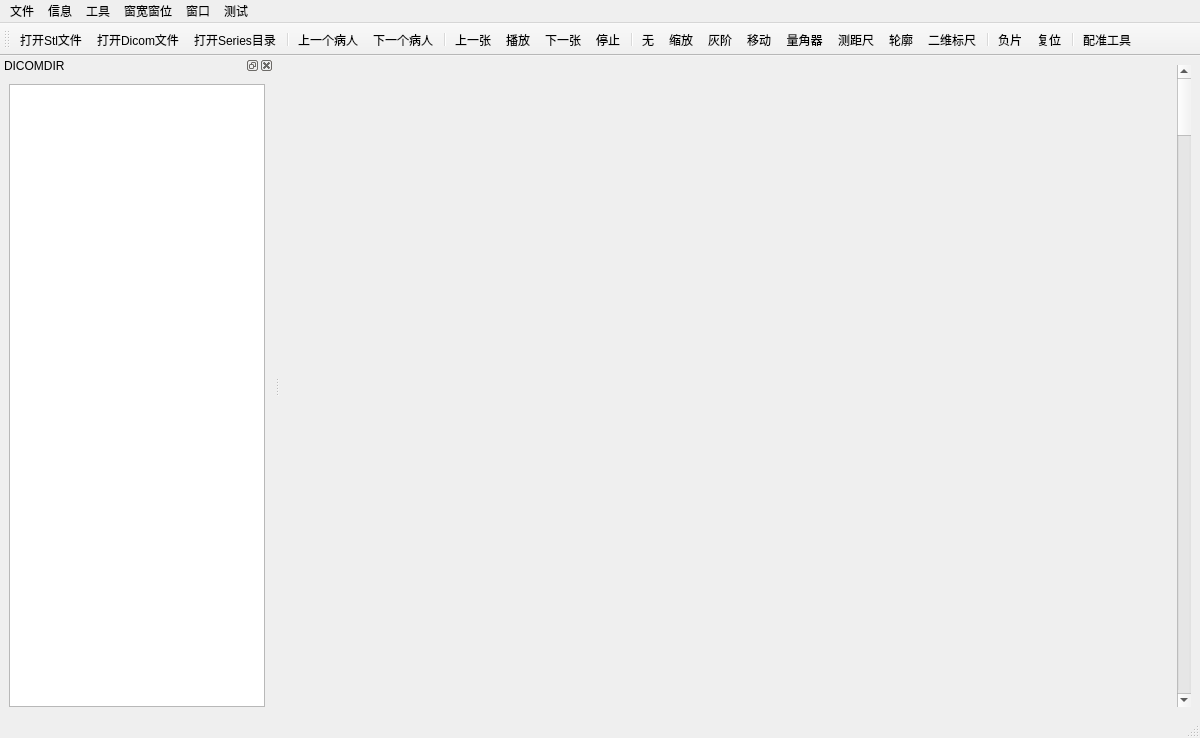
 <widget class="QMainWindow" name="QvtkDicomViewerClass">
  <property name="geometry">
   <rect>
    <x>0</x>
    <y>0</y>
    <width>1200</width>
    <height>738</height>
   </rect>
  </property>
  <property name="minimumSize">
   <size>
    <width>1200</width>
    <height>700</height>
   </size>
  </property>
  <property name="windowTitle">
   <string>Singmedizin</string>
  </property>
  <property name="windowIcon">
   <iconset resource="QvtkDicomViewer.qrc">
    <normaloff>:/QvtkDicomViewer/Resources/Mainlogo.png</normaloff>:/QvtkDicomViewer/Resources/Mainlogo.png</iconset>
  </property>
  <property name="styleSheet">
   <string notr="true"/>
  </property>
  <widget class="QWidget" name="centralWidget">
   <property name="sizePolicy">
    <sizepolicy hsizetype="Expanding" vsizetype="Expanding">
     <horstretch>0</horstretch>
     <verstretch>0</verstretch>
    </sizepolicy>
   </property>
   <layout class="QGridLayout" name="gridLayout">
    <item row="0" column="0">
     <layout class="QHBoxLayout" name="horizontalLayout_2">
      <item>
       <widget class="QVTKWidget" name="qvtkWidget">
        <property name="sizePolicy">
         <sizepolicy hsizetype="Expanding" vsizetype="Expanding">
          <horstretch>0</horstretch>
          <verstretch>0</verstretch>
         </sizepolicy>
        </property>
        <property name="sizeIncrement">
         <size>
          <width>0</width>
          <height>0</height>
         </size>
        </property>
        <property name="baseSize">
         <size>
          <width>0</width>
          <height>0</height>
         </size>
        </property>
       </widget>
      </item>
      <item>
       <widget class="QWidget" name="StlWidget" native="true"/>
      </item>
      <item>
       <widget class="QScrollBar" name="SliceScrollBar">
        <property name="orientation">
         <enum>Qt::Vertical</enum>
        </property>
       </widget>
      </item>
     </layout>
    </item>
   </layout>
  </widget>
  <widget class="QMenuBar" name="menuBar">
   <property name="geometry">
    <rect>
     <x>0</x>
     <y>0</y>
     <width>1200</width>
     <height>23</height>
    </rect>
   </property>
   <widget class="QMenu" name="menu">
    <property name="title">
     <string>文件</string>
    </property>
    <addaction name="action_OpenSeriesFolder"/>
    <addaction name="action_OpenDicomDirFile"/>
    <addaction name="action_OpenDicomFile"/>
    <addaction name="separator"/>
    <addaction name="action_PreviousPatient"/>
    <addaction name="action_LatterPatient"/>
   </widget>
   <widget class="QMenu" name="menu_2">
    <property name="title">
     <string>信息</string>
    </property>
    <addaction name="action_back"/>
    <addaction name="action_next"/>
   </widget>
   <widget class="QMenu" name="menu_3">
    <property name="title">
     <string>工具</string>
    </property>
    <addaction name="action_Pointer"/>
    <addaction name="action_Protractor"/>
    <addaction name="action_Ruler"/>
    <addaction name="action_Contour"/>
    <addaction name="action_BiDimensional"/>
    <addaction name="action_Reset"/>
    <addaction name="action_Zoom"/>
    <addaction name="action_GrayLevel"/>
    <addaction name="action_Move"/>
    <addaction name="action_Play"/>
    <addaction name="action_Stop"/>
    <addaction name="separator"/>
    <addaction name="action_Registration"/>
   </widget>
   <widget class="QMenu" name="menu_4">
    <property name="title">
     <string>窗口</string>
    </property>
    <addaction name="action_SwitchOfProperty"/>
   </widget>
   <widget class="QMenu" name="menu_5">
    <property name="title">
     <string>测试</string>
    </property>
    <addaction name="action_TestEntrance_01"/>
    <addaction name="action_TestEntrance_02"/>
   </widget>
   <widget class="QMenu" name="menu_WindowSizeLevel">
    <property name="title">
     <string>窗宽窗位</string>
    </property>
    <addaction name="action_WindowWL_Default"/>
    <addaction name="action_WindowWL_All"/>
    <addaction name="separator"/>
    <addaction name="action_WindowWL_CT_Abdomen"/>
    <addaction name="action_WindowWL_CT_BloodVessel"/>
    <addaction name="action_WindowWL_CT_Bones"/>
    <addaction name="action_WindowWL_CT_Brain"/>
    <addaction name="action_WindowWL_CT_Medias"/>
    <addaction name="action_WindowWL_CT_Lungs"/>
    <addaction name="separator"/>
    <addaction name="action_Negative"/>
   </widget>
   <addaction name="menu"/>
   <addaction name="menu_2"/>
   <addaction name="menu_3"/>
   <addaction name="menu_WindowSizeLevel"/>
   <addaction name="menu_4"/>
   <addaction name="menu_5"/>
  </widget>
  <widget class="QToolBar" name="mainToolBar">
   <attribute name="toolBarArea">
    <enum>TopToolBarArea</enum>
   </attribute>
   <attribute name="toolBarBreak">
    <bool>false</bool>
   </attribute>
   <addaction name="action_OpenDicomDirFile"/>
   <addaction name="action_OpenDicomFile"/>
   <addaction name="action_OpenSeriesFolder"/>
   <addaction name="separator"/>
   <addaction name="action_PreviousPatient"/>
   <addaction name="action_LatterPatient"/>
   <addaction name="separator"/>
   <addaction name="action_back"/>
   <addaction name="action_Play"/>
   <addaction name="action_next"/>
   <addaction name="action_Stop"/>
   <addaction name="separator"/>
   <addaction name="action_Pointer"/>
   <addaction name="action_Zoom"/>
   <addaction name="action_GrayLevel"/>
   <addaction name="action_Move"/>
   <addaction name="action_Protractor"/>
   <addaction name="action_Ruler"/>
   <addaction name="action_Contour"/>
   <addaction name="action_BiDimensional"/>
   <addaction name="separator"/>
   <addaction name="action_Negative"/>
   <addaction name="action_Reset"/>
   <addaction name="separator"/>
   <addaction name="action_Registration"/>
  </widget>
  <widget class="QStatusBar" name="statusBar"/>
  <widget class="QDockWidget" name="dockWidget_Dir">
   <property name="toolTip">
    <string/>
   </property>
   <property name="windowTitle">
    <string>DICOMDIR</string>
   </property>
   <attribute name="dockWidgetArea">
    <number>1</number>
   </attribute>
   <widget class="QWidget" name="dockWidgetContents">
    <layout class="QHBoxLayout" name="horizontalLayout">
     <item>
      <widget class="QTreeView" name="treeView">
       <property name="contextMenuPolicy">
        <enum>Qt::CustomContextMenu</enum>
       </property>
      </widget>
     </item>
    </layout>
   </widget>
  </widget>
  <action name="action_OpenSeriesFolder">
   <property name="icon">
    <iconset resource="QvtkDicomViewer.qrc">
     <normaloff>:/QvtkDicomViewer/Resources/folder_128px_1207828_easyicon.net.ico</normaloff>:/QvtkDicomViewer/Resources/folder_128px_1207828_easyicon.net.ico</iconset>
   </property>
   <property name="text">
    <string>打开Series目录</string>
   </property>
  </action>
  <action name="action_back">
   <property name="icon">
    <iconset resource="QvtkDicomViewer.qrc">
     <normaloff>:/QvtkDicomViewer/Resources/front_128px_1143868_easyicon.net.ico</normaloff>:/QvtkDicomViewer/Resources/front_128px_1143868_easyicon.net.ico</iconset>
   </property>
   <property name="text">
    <string>上一张</string>
   </property>
  </action>
  <action name="action_next">
   <property name="icon">
    <iconset resource="QvtkDicomViewer.qrc">
     <normaloff>:/QvtkDicomViewer/Resources/next_128px_1143867_easyicon.net.ico</normaloff>:/QvtkDicomViewer/Resources/next_128px_1143867_easyicon.net.ico</iconset>
   </property>
   <property name="text">
    <string>下一张</string>
   </property>
  </action>
  <action name="action_Pointer">
   <property name="checkable">
    <bool>true</bool>
   </property>
   <property name="icon">
    <iconset resource="QvtkDicomViewer.qrc">
     <normaloff>:/QvtkDicomViewer/Resources/mouse_128px_1153948_easyicon.net.ico</normaloff>:/QvtkDicomViewer/Resources/mouse_128px_1153948_easyicon.net.ico</iconset>
   </property>
   <property name="text">
    <string>无</string>
   </property>
  </action>
  <action name="action_Protractor">
   <property name="checkable">
    <bool>true</bool>
   </property>
   <property name="icon">
    <iconset resource="QvtkDicomViewer.qrc">
     <normaloff>:/QvtkDicomViewer/Resources/Angle_Thingy_128px_559411_easyicon.net.ico</normaloff>:/QvtkDicomViewer/Resources/Angle_Thingy_128px_559411_easyicon.net.ico</iconset>
   </property>
   <property name="text">
    <string>量角器</string>
   </property>
  </action>
  <action name="action_Ruler">
   <property name="checkable">
    <bool>true</bool>
   </property>
   <property name="icon">
    <iconset resource="QvtkDicomViewer.qrc">
     <normaloff>:/QvtkDicomViewer/Resources/ruler_128px_1209146_easyicon.net.ico</normaloff>:/QvtkDicomViewer/Resources/ruler_128px_1209146_easyicon.net.ico</iconset>
   </property>
   <property name="text">
    <string>测距尺</string>
   </property>
  </action>
  <action name="action_Contour">
   <property name="checkable">
    <bool>true</bool>
   </property>
   <property name="icon">
    <iconset resource="QvtkDicomViewer.qrc">
     <normaloff>:/QvtkDicomViewer/Resources/Bezier_Curve_128px_559452_easyicon.net.ico</normaloff>:/QvtkDicomViewer/Resources/Bezier_Curve_128px_559452_easyicon.net.ico</iconset>
   </property>
   <property name="text">
    <string>轮廓</string>
   </property>
   <property name="toolTip">
    <string>轮廓</string>
   </property>
  </action>
  <action name="action_BiDimensional">
   <property name="checkable">
    <bool>true</bool>
   </property>
   <property name="icon">
    <iconset resource="QvtkDicomViewer.qrc">
     <normaloff>:/QvtkDicomViewer/Resources/Arrow_Cross_128px_1177075_easyicon.net.ico</normaloff>:/QvtkDicomViewer/Resources/Arrow_Cross_128px_1177075_easyicon.net.ico</iconset>
   </property>
   <property name="text">
    <string>二维标尺</string>
   </property>
  </action>
  <action name="action_Negative">
   <property name="icon">
    <iconset resource="QvtkDicomViewer.qrc">
     <normaloff>:/QvtkDicomViewer/Resources/video_negative_128px_1138773_easyicon.net.ico</normaloff>:/QvtkDicomViewer/Resources/video_negative_128px_1138773_easyicon.net.ico</iconset>
   </property>
   <property name="text">
    <string>负片</string>
   </property>
   <property name="visible">
    <bool>false</bool>
   </property>
  </action>
  <action name="action_Reset">
   <property name="icon">
    <iconset resource="QvtkDicomViewer.qrc">
     <normaloff>:/QvtkDicomViewer/Resources/cancel_128px_1209038_easyicon.net.ico</normaloff>:/QvtkDicomViewer/Resources/cancel_128px_1209038_easyicon.net.ico</iconset>
   </property>
   <property name="text">
    <string>复位</string>
   </property>
  </action>
  <action name="action_Zoom">
   <property name="checkable">
    <bool>true</bool>
   </property>
   <property name="icon">
    <iconset resource="QvtkDicomViewer.qrc">
     <normaloff>:/QvtkDicomViewer/Resources/zoom_in_128px_1200197_easyicon.net.ico</normaloff>:/QvtkDicomViewer/Resources/zoom_in_128px_1200197_easyicon.net.ico</iconset>
   </property>
   <property name="text">
    <string>缩放</string>
   </property>
  </action>
  <action name="action_GrayLevel">
   <property name="checkable">
    <bool>true</bool>
   </property>
   <property name="icon">
    <iconset resource="QvtkDicomViewer.qrc">
     <normaloff>:/QvtkDicomViewer/Resources/brightness_128px_1193620_easyicon.net.ico</normaloff>:/QvtkDicomViewer/Resources/brightness_128px_1193620_easyicon.net.ico</iconset>
   </property>
   <property name="text">
    <string>灰阶</string>
   </property>
   <property name="toolTip">
    <string>灰阶</string>
   </property>
  </action>
  <action name="action_Move">
   <property name="checkable">
    <bool>true</bool>
   </property>
   <property name="icon">
    <iconset resource="QvtkDicomViewer.qrc">
     <normaloff>:/QvtkDicomViewer/Resources/move_Hand_128px_1154031_easyicon.net.ico</normaloff>:/QvtkDicomViewer/Resources/move_Hand_128px_1154031_easyicon.net.ico</iconset>
   </property>
   <property name="text">
    <string>移动</string>
   </property>
  </action>
  <action name="action_SwitchOfProperty">
   <property name="checkable">
    <bool>true</bool>
   </property>
   <property name="text">
    <string>属性</string>
   </property>
  </action>
  <action name="action_Play">
   <property name="icon">
    <iconset resource="QvtkDicomViewer.qrc">
     <normaloff>:/QvtkDicomViewer/Resources/play_128px_1197036_easyicon.net.ico</normaloff>:/QvtkDicomViewer/Resources/play_128px_1197036_easyicon.net.ico</iconset>
   </property>
   <property name="text">
    <string>播放</string>
   </property>
  </action>
  <action name="action_Stop">
   <property name="icon">
    <iconset resource="QvtkDicomViewer.qrc">
     <normaloff>:/QvtkDicomViewer/Resources/stop_128px_1197040_easyicon.net.ico</normaloff>:/QvtkDicomViewer/Resources/stop_128px_1197040_easyicon.net.ico</iconset>
   </property>
   <property name="text">
    <string>停止</string>
   </property>
  </action>
  <action name="action_TestEntrance_01">
   <property name="text">
    <string>测试入口1</string>
   </property>
   <property name="visible">
    <bool>false</bool>
   </property>
  </action>
  <action name="action_TestEntrance_02">
   <property name="text">
    <string>测试入口2</string>
   </property>
   <property name="visible">
    <bool>false</bool>
   </property>
  </action>
  <action name="action_OpenDicomDirFile">
   <property name="icon">
    <iconset resource="QvtkDicomViewer.qrc">
     <normaloff>:/QvtkDicomViewer/Resources/file_128px_1197084_easyicon.net.ico</normaloff>:/QvtkDicomViewer/Resources/file_128px_1197084_easyicon.net.ico</iconset>
   </property>
   <property name="text">
    <string>打开Stl文件</string>
   </property>
  </action>
  <action name="action_OpenDicomFile">
   <property name="icon">
    <iconset resource="QvtkDicomViewer.qrc">
     <normaloff>:/QvtkDicomViewer/Resources/X_Ray_Hand_128px_1124752_easyicon.net.ico</normaloff>:/QvtkDicomViewer/Resources/X_Ray_Hand_128px_1124752_easyicon.net.ico</iconset>
   </property>
   <property name="text">
    <string>打开Dicom文件</string>
   </property>
  </action>
  <action name="action_PreviousPatient">
   <property name="icon">
    <iconset resource="QvtkDicomViewer.qrc">
     <normaloff>:/QvtkDicomViewer/Resources/hand_pointing_left_128px_1143134_easyicon.net.ico</normaloff>:/QvtkDicomViewer/Resources/hand_pointing_left_128px_1143134_easyicon.net.ico</iconset>
   </property>
   <property name="text">
    <string>上一个病人</string>
   </property>
   <property name="visible">
    <bool>false</bool>
   </property>
  </action>
  <action name="action_LatterPatient">
   <property name="icon">
    <iconset resource="QvtkDicomViewer.qrc">
     <normaloff>:/QvtkDicomViewer/Resources/hand_pointing_right_128px_1143133_easyicon.net.ico</normaloff>:/QvtkDicomViewer/Resources/hand_pointing_right_128px_1143133_easyicon.net.ico</iconset>
   </property>
   <property name="text">
    <string>下一个病人</string>
   </property>
   <property name="visible">
    <bool>false</bool>
   </property>
  </action>
  <action name="action_WindowWL_Default">
   <property name="checkable">
    <bool>true</bool>
   </property>
   <property name="text">
    <string>默认</string>
   </property>
  </action>
  <action name="action_WindowWL_All">
   <property name="checkable">
    <bool>true</bool>
   </property>
   <property name="text">
    <string>全部动态范围</string>
   </property>
  </action>
  <action name="action_WindowWL_CT_Abdomen">
   <property name="checkable">
    <bool>true</bool>
   </property>
   <property name="text">
    <string>CT-腹</string>
   </property>
  </action>
  <action name="action_WindowWL_CT_BloodVessel">
   <property name="checkable">
    <bool>true</bool>
   </property>
   <property name="text">
    <string>CT-血管</string>
   </property>
  </action>
  <action name="action_WindowWL_CT_Bones">
   <property name="checkable">
    <bool>true</bool>
   </property>
   <property name="text">
    <string>CT-骨骼</string>
   </property>
  </action>
  <action name="action_WindowWL_CT_Brain">
   <property name="checkable">
    <bool>true</bool>
   </property>
   <property name="text">
    <string>CT-脑</string>
   </property>
  </action>
  <action name="action_WindowWL_CT_Medias">
   <property name="checkable">
    <bool>true</bool>
   </property>
   <property name="text">
    <string>CT-纵膈</string>
   </property>
  </action>
  <action name="action_WindowWL_CT_Lungs">
   <property name="checkable">
    <bool>true</bool>
   </property>
   <property name="text">
    <string>CT-肺</string>
   </property>
  </action>
  <action name="action_Registration">
   <property name="icon">
    <iconset resource="QvtkDicomViewer.qrc">
     <normaloff>:/QvtkDicomViewer/Resources/aim_128px_1207156_easyicon.net.ico</normaloff>:/QvtkDicomViewer/Resources/aim_128px_1207156_easyicon.net.ico</iconset>
   </property>
   <property name="text">
    <string>配准工具</string>
   </property>
   <property name="visible">
    <bool>false</bool>
   </property>
  </action>
 </widget>
